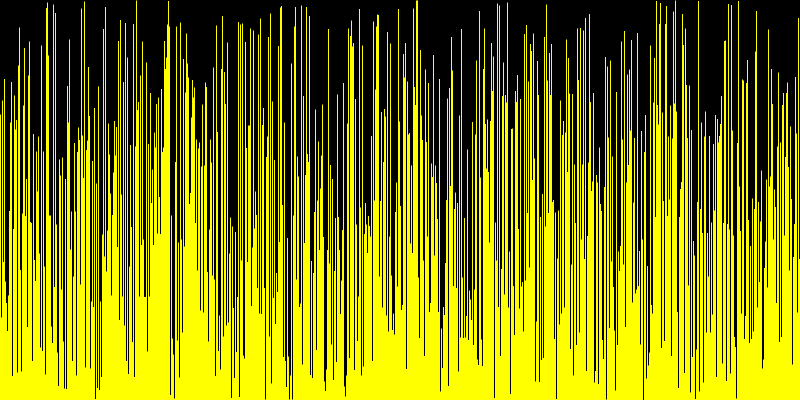
Frame 1 (no input)
Frame 60 (no input): identical to frame 1, image omitted
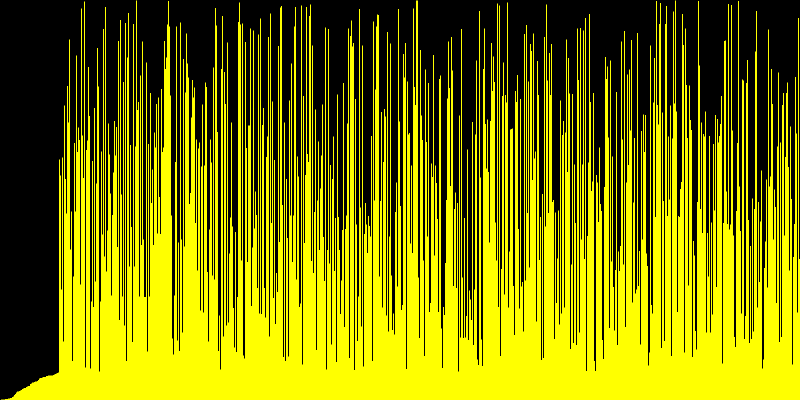
Frame 120 (the mouse pressed at the canvas centre since frame 60)

The p5.js sketch that drew these frames (run headless with seeded random() and noise() and a simulated clock; from frame 60 on, the mouse is pressed at the canvas centre):

// p5.js sketch
// ── sketch.js
const LENGTH = 800;
const SPEED = 1;    //update per frames

let LINE_WIDTH;
let LINE_HEIGHT_STEP;

let arr = new Array(LENGTH);
let arrCopy = new Array(LENGTH);
let rendezve = false;
let actionsB = [];
let actionsJ = [];
let btn;
let cnv;




function setup() {
  cnv = createCanvas(800, 400);
  cnv.mousePressed(mousePrsd);
  frameRate(60);

  createP("Click to sort with Selection Sort");
  btn = createButton("Reset");
  btn.mousePressed(btnPressed);

  LINE_WIDTH = width / LENGTH;
  LINE_HEIGHT_STEP = height / LENGTH;

  for (let i = 0; i < LENGTH; i++) {
    arr[i] = floor(random() * LENGTH);
    arrCopy[i] = arr[i];
  }
}

function draw() {
  background (0);

  for (let i = 0; i < LENGTH; i++) {
    fill(255, 255, 0);
    stroke(255, 255, 0);
    strokeWeight(0);
    rect(i * LINE_WIDTH, height - (arrCopy[i] * LINE_HEIGHT_STEP), LINE_WIDTH, arrCopy[i] * LINE_HEIGHT_STEP);
  }

  if (rendezve && frameCount % SPEED == 0) {
    nextStep();
  }
}

function mousePrsd() {
  if (!rendezve) {
    selectionSort();
    rendezve = true;
  }
}

function btnPressed() {
  rendezve = false;
  actionsB = [];
  actionsJ = [];

  for (let i = 0; i < LENGTH; i++) {
    arr[i] = floor(random() * LENGTH);
    arrCopy[i] = arr[i];
  }
}




function csere(array, egyik, masik) {
  let tmp = array[egyik];
  array[egyik] = array[masik];
  array[masik] = tmp;
}

function selectionSort() {
  for (let i = 0; i < arr.length; i++) {
    let min = i;
    for (let j = i + 1; j < arr.length; j++) {
      if (arr[j] < arr[min]) {
        min = j;
      }
    }

    if (min != i) {
      csere(arr, i, min);
      actionsB.push(i);
      actionsJ.push(min);
    }
  }
}

function nextStep() {
  let bal = actionsB.shift();
  let jobb = actionsJ.shift();
  csere(arrCopy, bal, jobb);
}
